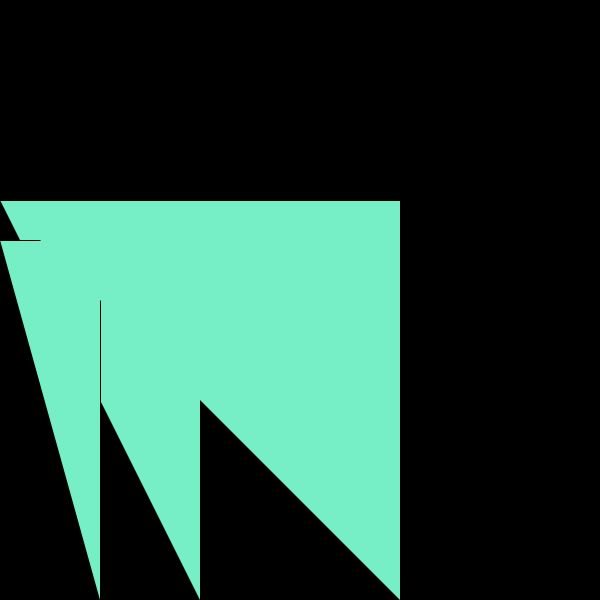
Frame 1 (no input)
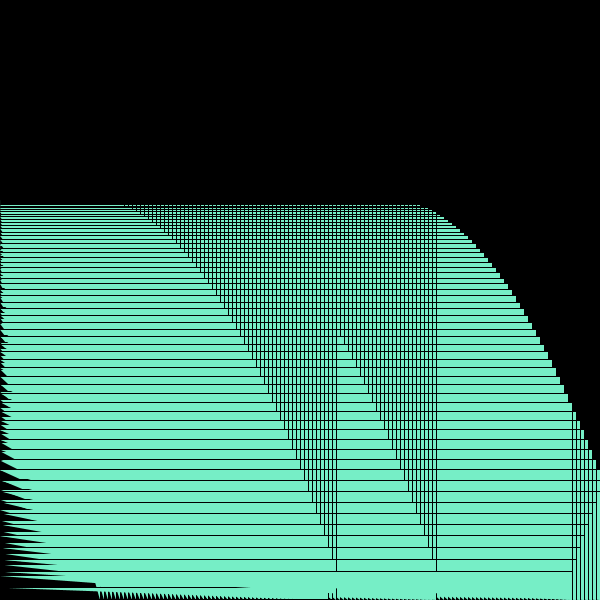
Frame 60 (the mouse pressed at the canvas centre just before this capture)
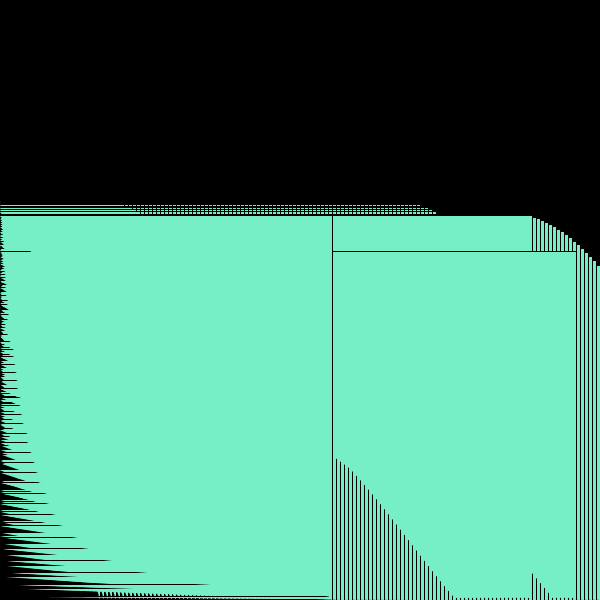
Frame 120 (the mouse held since frame 60 and released just before this capture)

The Processing sketch that drew these frames (run headless with seeded random() and noise(); from frame 60 on, the mouse is pressed at the canvas centre):

// Processing sketch: a_myball_e_shapes
// ── a_myball_e_shapes.pde
// DECLARE 
Ball myBall;
Ball myBall2;
Ball myBall3;

void setup() {
  size(600, 600);
  smooth();
  background(0); //if background is placed in setup, trails will remain

  // INITIALISE
  myBall = new Ball(200, 200); //specified in Ball tab
  myBall2 = new Ball(100, 240); //specified in Ball tab
  myBall3 = new Ball(400, 200); //specified in Ball tab
}

void draw() {
  fill(#76EEC6);
  //CALL FUNCTIONALITY
  myBall.run(); // . opens up a class and call function
  myBall2.run();
  myBall3.run();
}

  // can make multiple objects acting within the same parameters,
  // at different positions


// ── Ball.pde
class Ball {
  // GLOBAL VARIABLES
  float x=0;
  float y=0;
  float speedX = 4;
  float speedY = 0.5;


  // CONSTRUCTOR *
  Ball(float _x, float _y) { //_x and _y linked to initialise stage
    x = _x;
    y = _y;
  }

  // FUNCTIONS
  void run() {
    display(); 
    move();
    bounce();
    gravity();
  }
  void gravity() {
    speedY += 0.2;
  }
  void bounce() {
    if (x > width) {
      speedX = speedX * -1;
    }
    if (x < 0) {
      speedX = speedX * -1;
    }
    if (y > height) {
      speedY = speedY * -1;
    }
    if (y < 0) {
      speedY = speedY * -1;
    }
  }

  void move() {
    x += speedX;
    y += speedY; //update position by adding +0.5 in every frame
  }
  void display() {
    beginShape();
    vertex(0, y);
    vertex(x, y);
    vertex(x, 125);
    vertex(x, y);
    vertex(x, 600);
    endShape();
  }
}
